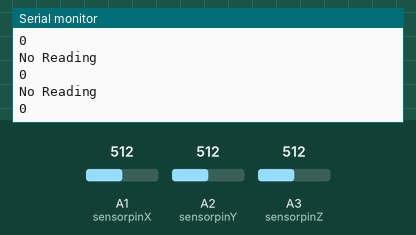
Recording of a sketch running on a simulated Arduino Uno, built with avr-gcc and run on an emulated ATmega328P. Parts: the last lines printed to the serial monitor. The test bench sets the inputs (shaded band); at power-on: A1 (sensorpinX) = 512, A3 (sensorpinZ) = 512, A2 (sensorpinY) = 512.

Above: at 1.2 s.
1.3 s: A1 (sensorpinX) set to 522
At 2.2 s:
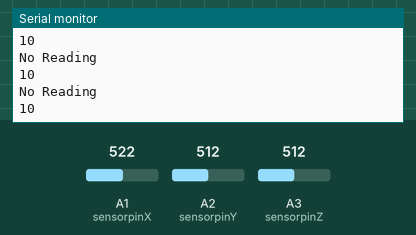
5.9 s: A3 (sensorpinZ) set to 528
At 6.7 s:
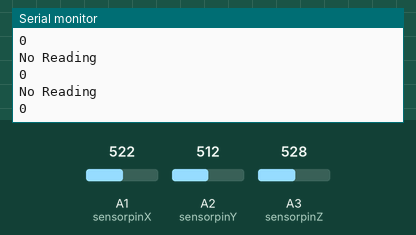
Timing chart, 0 to 8.9 s (numbered marks = the images above; inputs shaded):
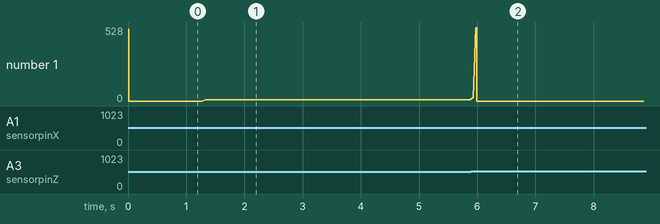

Measured:
- after the input at 1.3 s, the serial monitor: prints a new line at once (image 1)
- after the input at 5.9 s, the serial monitor: prints a new line at once (image 2)
- plotted number 1: 0 → 10 after the input at 1.3 s, 10 → 0 after the input at 5.9 s

The sketch:

Accelerometer_Powerpoint_Gesture_Recognition.ino
```cpp
#include<SPI.h>
#include<SoftwareSerial.h>
SoftwareSerial myserial(4, 5);//RX-TX,TX-RX
int Xread;
int Yread;
int Zread;
int Xrest;
int Yrest;
int Zrest;
int S;
double Gx;
double Gy;
double Gz;
int sensorpinX = A1;
int sensorpinY = A2;
int sensorpinZ = A3;
void setup() {
  // put your setup code here, to run once:
  pinMode(sensorpinX, INPUT);
  pinMode(sensorpinY, INPUT);
  pinMode(sensorpinZ, INPUT);
  Serial.begin(9600);
  myserial.begin(9600);
  Read();
  Check();
}

void loop() {
  // put your main code here, to run repeatedly:

  if (S > 18)
  {
    myserial.write("F");
    Serial.println("Forward");
    Read();
    Check();
    while (S > 10)
    {
      Check();
      delay(1000);
    }
  }
  else if (S < -18)
  {
    myserial.write("B");
    Serial.println("Backward");
    Read();
    Check();
    while (S < -10)
    {
      Check();
      delay(1000);
    }
  }
  else
  {
    myserial.write("");
    Serial.println("No Reading");
    Check();
  }

  //Gx = Xread / 67.584; // Conversion; see notes below
  /*Note that a conversion factor is needed to change the analog value recorded by the
  sensor before displaying the angular acceleration corresponding to the analog value.*/
  //Serial.print("Gyroscope X: ");
  //Serial.println(Gx);
  delay(50);
}

void Read()
{
  // Do not touch the sensor for 2 seconds
  Xrest = analogRead(sensorpinX);//Reads the rest value in the X direction
  Yrest = analogRead(sensorpinY);//Reads the rest value in the Y direction
  Zrest = analogRead(sensorpinZ);//Reads the rest value in the Z direction
  Serial.println(Xrest);//Prints the rest value
  Serial.println(Yrest);//Prints the rest value
  Serial.println(Zrest);//Prints the rest value
}

void Check()
{
  Xread = analogRead(sensorpinX) - Xrest;// Subtract the rest value
  Yread = analogRead(sensorpinY) - Yrest;// Subtract the rest value
  Zread = analogRead(sensorpinZ) - Zrest;// Subtract the rest value
  /*
  Serial.print("X:");
  Serial.print(Xread);
  Serial.print("\tY:");
  Serial.print(Yread);
  Serial.print("\tZ:");
  Serial.println(Zread);
  */
  S = Xread + Yread + Zread;
  Serial.println(S);
}
```
